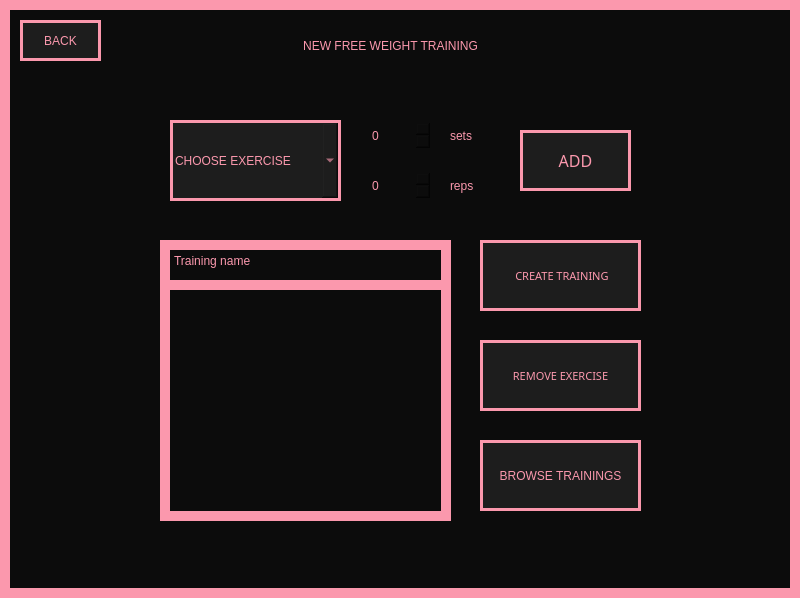
<?xml version="1.0" encoding="UTF-8"?>
<ui version="4.0">
 <class>MainWindow</class>
 <widget class="QMainWindow" name="MainWindow">
  <property name="geometry">
   <rect>
    <x>0</x>
    <y>0</y>
    <width>800</width>
    <height>598</height>
   </rect>
  </property>
  <property name="windowTitle">
   <string>MainWindow</string>
  </property>
  <property name="styleSheet">
   <string notr="true">border: 10px solid #FB98AD;background-color: #0C0C0C;
color: #FB98AD;</string>
  </property>
  <widget class="QWidget" name="centralwidget">
   <widget class="QPushButton" name="choose_type_btn">
    <property name="geometry">
     <rect>
      <x>160</x>
      <y>30</y>
      <width>461</width>
      <height>31</height>
     </rect>
    </property>
    <property name="cursor">
     <cursorShape>PointingHandCursor</cursorShape>
    </property>
    <property name="styleSheet">
     <string notr="true">border: none;
font: 20pt &quot;PRIMETIME&quot;;</string>
    </property>
    <property name="text">
     <string>NEW FREE WEIGHT TRAINING</string>
    </property>
   </widget>
   <widget class="QComboBox" name="exercise_combo">
    <property name="geometry">
     <rect>
      <x>170</x>
      <y>120</y>
      <width>171</width>
      <height>81</height>
     </rect>
    </property>
    <property name="acceptDrops">
     <bool>false</bool>
    </property>
    <property name="styleSheet">
     <string notr="true">background-color: #1D1D1D;border: 3px solid #FB98AD;
font: 8pt &quot;PRIMETIME&quot;;text-align: center;</string>
    </property>
    <item>
     <property name="text">
      <string>CHOOSE EXERCISE</string>
     </property>
    </item>
    <item>
     <property name="text">
      <string>BARBELL DEADLIFT</string>
     </property>
    </item>
    <item>
     <property name="text">
      <string>GOBLET SQUAT</string>
     </property>
    </item>
    <item>
     <property name="text">
      <string>FARMERS WALK</string>
     </property>
    </item>
   </widget>
   <widget class="QPushButton" name="add_btn">
    <property name="geometry">
     <rect>
      <x>520</x>
      <y>130</y>
      <width>111</width>
      <height>61</height>
     </rect>
    </property>
    <property name="font">
     <font>
      <family>PRIMETIME</family>
      <pointsize>12</pointsize>
      <weight>50</weight>
      <italic>false</italic>
      <bold>false</bold>
     </font>
    </property>
    <property name="cursor">
     <cursorShape>PointingHandCursor</cursorShape>
    </property>
    <property name="styleSheet">
     <string notr="true">background-color: #1D1D1D;border: 3px solid #FB98AD;
font: 12pt &quot;PRIMETIME&quot;;</string>
    </property>
    <property name="text">
     <string>ADD</string>
    </property>
   </widget>
   <widget class="QSpinBox" name="set_spin">
    <property name="geometry">
     <rect>
      <x>370</x>
      <y>120</y>
      <width>61</width>
      <height>31</height>
     </rect>
    </property>
    <property name="styleSheet">
     <string notr="true">border: 1px;
font: 12pt &quot;MS Shell Dlg 2&quot;;
</string>
    </property>
   </widget>
   <widget class="QSpinBox" name="rep_spin">
    <property name="geometry">
     <rect>
      <x>370</x>
      <y>170</y>
      <width>61</width>
      <height>31</height>
     </rect>
    </property>
    <property name="styleSheet">
     <string notr="true">border: 1px;
font: 12pt &quot;MS Shell Dlg 2&quot;;
</string>
    </property>
   </widget>
   <widget class="QPushButton" name="sets_btn">
    <property name="geometry">
     <rect>
      <x>450</x>
      <y>120</y>
      <width>41</width>
      <height>31</height>
     </rect>
    </property>
    <property name="cursor">
     <cursorShape>PointingHandCursor</cursorShape>
    </property>
    <property name="styleSheet">
     <string notr="true">border: none;
font: 10pt &quot;PRIMETIME&quot;;
text-align: left;
</string>
    </property>
    <property name="text">
     <string>sets</string>
    </property>
   </widget>
   <widget class="QPushButton" name="reps_btn">
    <property name="geometry">
     <rect>
      <x>450</x>
      <y>170</y>
      <width>41</width>
      <height>31</height>
     </rect>
    </property>
    <property name="cursor">
     <cursorShape>PointingHandCursor</cursorShape>
    </property>
    <property name="styleSheet">
     <string notr="true">border: none;
font: 10pt &quot;PRIMETIME&quot;;
text-align: left;
</string>
    </property>
    <property name="text">
     <string>reps</string>
    </property>
   </widget>
   <widget class="QPushButton" name="back_btn">
    <property name="geometry">
     <rect>
      <x>20</x>
      <y>20</y>
      <width>81</width>
      <height>41</height>
     </rect>
    </property>
    <property name="cursor">
     <cursorShape>PointingHandCursor</cursorShape>
    </property>
    <property name="styleSheet">
     <string notr="true">background-color: #1D1D1D;border: 3px solid #FB98AD;
font: 8pt &quot;PRIMETIME&quot;;</string>
    </property>
    <property name="text">
     <string>BACK</string>
    </property>
   </widget>
   <widget class="QPushButton" name="remove_training_btn">
    <property name="geometry">
     <rect>
      <x>480</x>
      <y>340</y>
      <width>161</width>
      <height>71</height>
     </rect>
    </property>
    <property name="font">
     <font>
      <family>PRIMETIME</family>
      <pointsize>8</pointsize>
      <weight>50</weight>
      <italic>false</italic>
      <bold>false</bold>
     </font>
    </property>
    <property name="cursor">
     <cursorShape>PointingHandCursor</cursorShape>
    </property>
    <property name="styleSheet">
     <string notr="true">background-color: #1D1D1D;border: 3px solid #FB98AD;
font: 8pt &quot;PRIMETIME&quot;;</string>
    </property>
    <property name="text">
     <string>REMOVE EXERCISE</string>
    </property>
   </widget>
   <widget class="QPlainTextEdit" name="training_name">
    <property name="geometry">
     <rect>
      <x>160</x>
      <y>240</y>
      <width>291</width>
      <height>51</height>
     </rect>
    </property>
    <property name="styleSheet">
     <string notr="true">font: 12pt &quot;PRIMETIME&quot;;</string>
    </property>
    <property name="plainText">
     <string>Training name</string>
    </property>
   </widget>
   <widget class="QListWidget" name="training_list">
    <property name="geometry">
     <rect>
      <x>160</x>
      <y>280</y>
      <width>291</width>
      <height>241</height>
     </rect>
    </property>
    <property name="styleSheet">
     <string notr="true">font: 10pt;</string>
    </property>
   </widget>
   <widget class="QPushButton" name="browse_btn">
    <property name="geometry">
     <rect>
      <x>480</x>
      <y>440</y>
      <width>161</width>
      <height>71</height>
     </rect>
    </property>
    <property name="cursor">
     <cursorShape>PointingHandCursor</cursorShape>
    </property>
    <property name="styleSheet">
     <string notr="true">background-color: #1D1D1D;border: 3px solid #FB98AD;
font: 8pt &quot;PRIMETIME&quot;;</string>
    </property>
    <property name="text">
     <string>BROWSE TRAININGS</string>
    </property>
   </widget>
   <widget class="QPushButton" name="create_training_btn">
    <property name="geometry">
     <rect>
      <x>480</x>
      <y>240</y>
      <width>161</width>
      <height>71</height>
     </rect>
    </property>
    <property name="font">
     <font>
      <family>PRIMETIME</family>
      <pointsize>8</pointsize>
      <weight>50</weight>
      <italic>false</italic>
      <bold>false</bold>
     </font>
    </property>
    <property name="cursor">
     <cursorShape>PointingHandCursor</cursorShape>
    </property>
    <property name="styleSheet">
     <string notr="true">background-color: #1D1D1D;border: 3px solid #FB98AD;
font: 8pt &quot;PRIMETIME&quot;;</string>
    </property>
    <property name="text">
     <string> CREATE TRAINING</string>
    </property>
   </widget>
  </widget>
 </widget>
 <resources/>
 <connections/>
</ui>
